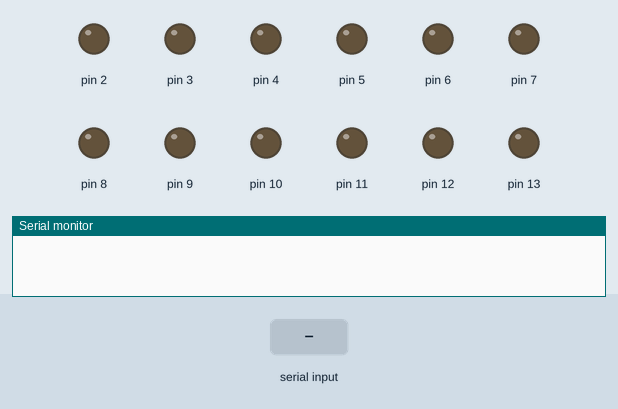
A sketch run on a simulated Arduino Uno, built with avr-gcc and run on an emulated ATmega328P. On the bench: output pins drawn as LEDs (lit = HIGH), the last lines printed to the serial monitor. The inputs (shaded band) are chosen by the test bench.

Above: at 1.2 s.
1.3 s: "90,45\n" received over Serial
At 1.6 s:
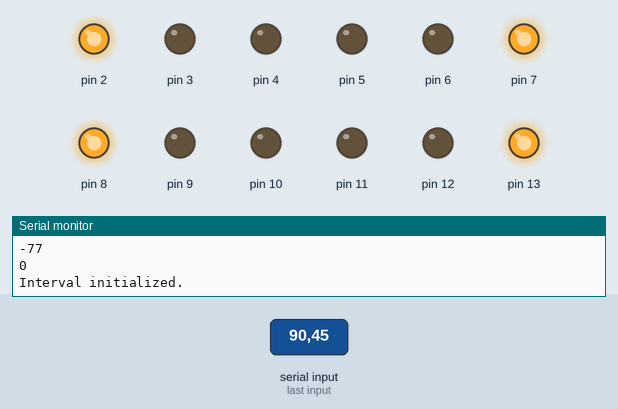
At 16.6 s:
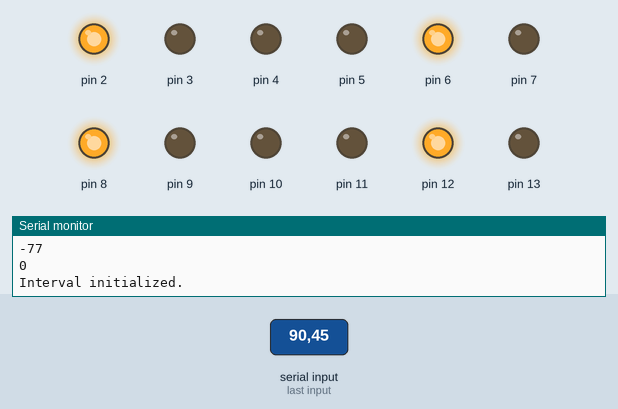
Timing chart, 0 to 34.8 s (numbered marks = the images above; inputs shaded):
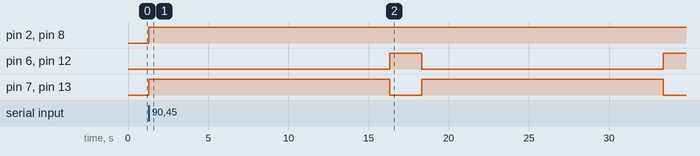

The sketch:

light_controller.ino
```cpp
// variables
const int NLIGHT = 12;

int LIGHT[NLIGHT];

int ON_AT[NLIGHT];

int RECEIVED_DELAY_GREEN = 0;    // GREEN LIGHT 1 DELAY
int DELAY_YELLOW = 2;    // YELLOW LIGHT 1 DELAY
int RECEIVED_DELAY_RED = 15;      // RED LIGHT 1 DELAY

/*
               RED LIGHT 1
                |      |
                |      |
        --------       ---------
    RED LIGHT 2         RED LIGHT 3
        --------       ---------
                |      |
                |      |
               RED LIGHT 4

                RECEIVED_DELAY_RED          RECEIVED_DELAY_GREEN     DELAY_YELLOW
    [1, 3]:     ############################-------------------------...
    [2, 4]:     -------------------------...############################
    #: Red light duration
    .: Yellow light duration
    -: Green light duration
*/

// basic functions
void setup()
{
    LIGHT[0] = 13;               // RED LIGHT 1 PIN
    LIGHT[1] = 12;               // YELLOW LIGHT 1 PIN
    LIGHT[2] = 11;               // GREEN LIGHT 1 PIN
    LIGHT[3] = 10;               // RED LIGHT 2 PIN
    LIGHT[4] = 9;                // YELLOW LIGHT 2 PIN
    LIGHT[5] = 8;                // GREEN LIGHT 2 PIN
    LIGHT[6] = 7;                // RED LIGHT 3 PIN
    LIGHT[7] = 6;                // YELLOW LIGHT 3 PIN
    LIGHT[8] = 5;                // GREEN LIGHT 3 PIN
    LIGHT[9] = 4;                // RED LIGHT 4 PIN
    LIGHT[10] = 3;               // YELLOW LIGHT 4 PIN
    LIGHT[11] = 2;               // GREEN LIGHT 4 PIN

    for (int i = 0; i < NLIGHT; i++)
    {
        pinMode(LIGHT[i], OUTPUT);
    }
    Serial.begin(9600);
    while(!Serial);
}

void loop()
{
    // reveive data
    // wait for data
    while (Serial.available()==0){}
    // read data
    RECEIVED_DELAY_GREEN = (int) Serial.parseInt();
    // check if data is valid
    while (RECEIVED_DELAY_GREEN == 0) {
        while (Serial.available()==0){}
        RECEIVED_DELAY_GREEN = (int) Serial.parseInt();
    }
    RECEIVED_DELAY_RED = 15 - RECEIVED_DELAY_GREEN;
    loop_interval();
    Serial.println("Interval concluded. Waiting for new data...");
}

void calculate_delay()
{
    for (int i = 0; i < NLIGHT; i++)
    {
        int lightCase = i % 6;
        switch (lightCase) {
            case 0:
                ON_AT[i] = 0;
                break;
            case 1:
                ON_AT[i] = RECEIVED_DELAY_RED + RECEIVED_DELAY_GREEN;
                break;
            case 2:
                ON_AT[i] = RECEIVED_DELAY_RED;
                break;
            case 3:
                ON_AT[i] = RECEIVED_DELAY_RED;
                break;
            case 4:
                ON_AT[i] = RECEIVED_DELAY_RED - DELAY_YELLOW;
                break;
            case 5:
                ON_AT[i] = 0;
                break;
        }
    }
    for (int i = 0; i < NLIGHT; i++)
    {
        Serial.println(ON_AT[i]);
    }
}

void initialize_interval() {

    digitalWrite(LIGHT[0], HIGH);
    digitalWrite(LIGHT[1], LOW);
    digitalWrite(LIGHT[2], LOW);
    digitalWrite(LIGHT[3], LOW);
    digitalWrite(LIGHT[4], LOW);
    digitalWrite(LIGHT[5], HIGH);
    digitalWrite(LIGHT[6], HIGH);
    digitalWrite(LIGHT[7], LOW);
    digitalWrite(LIGHT[8], LOW);
    digitalWrite(LIGHT[9], LOW);
    digitalWrite(LIGHT[10], LOW);
    digitalWrite(LIGHT[11], HIGH);

    calculate_delay();

    Serial.println("Interval initialized.");
}

void set_light(int lane, int light) {
    // Set traffic light at lane <lane> to <light>
    // <light> can be 0 (red), 1 (yellow), 2 (green)
    // <lane> can be 0, 1, 2, 3 (refer to the diagram above, but 0 is the top)

    for (int i = 0; i < 3; i++) {
        int lightIndex = lane * 3 + i;
        int lightPin = LIGHT[lightIndex];
        int lightState = (light == i) ? HIGH : LOW;
        digitalWrite(lightPin, lightState);
    }
}

void loop_interval() {
    // Set interval initial state
    initialize_interval();
    int interval = RECEIVED_DELAY_RED + RECEIVED_DELAY_GREEN + DELAY_YELLOW;
    for (int secs = 0; secs < interval; secs++) {
        for (int i = 0; i < NLIGHT; i++) {
            if (secs == ON_AT[i]) {
                set_light(i / 3, i % 3);
            }
        }
        delay(1000);
    }
}
```

Measured:
- after the input at 1.3 s, pin 2, pin 8: LOW → HIGH at once; pin 6, pin 12: LOW → HIGH after 15.0 s, → LOW 2.0 s later, → HIGH 15.1 s later; pin 7, pin 13: alternates HIGH for 15.0 s and LOW for 2.0 s, starting at once
